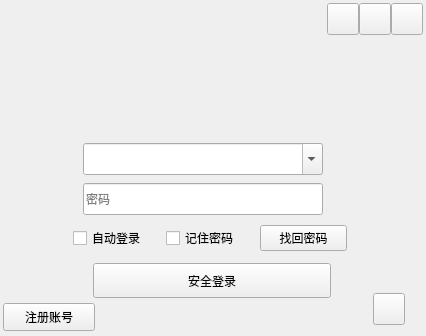
<?xml version="1.0" encoding="UTF-8"?>
<ui version="4.0">
 <class>MainWindow</class>
 <widget class="QWidget" name="MainWindow">
  <property name="geometry">
   <rect>
    <x>0</x>
    <y>0</y>
    <width>426</width>
    <height>336</height>
   </rect>
  </property>
  <property name="minimumSize">
   <size>
    <width>426</width>
    <height>336</height>
   </size>
  </property>
  <property name="maximumSize">
   <size>
    <width>426</width>
    <height>336</height>
   </size>
  </property>
  <property name="windowTitle">
   <string>Widget</string>
  </property>
  <widget class="QWidget" name="From" native="true">
   <property name="geometry">
    <rect>
     <x>3</x>
     <y>3</y>
     <width>420</width>
     <height>330</height>
    </rect>
   </property>
   <property name="minimumSize">
    <size>
     <width>420</width>
     <height>330</height>
    </size>
   </property>
   <property name="maximumSize">
    <size>
     <width>420</width>
     <height>330</height>
    </size>
   </property>
   <property name="styleSheet">
    <string notr="true"/>
   </property>
   <widget class="QLabel" name="topLabel">
    <property name="geometry">
     <rect>
      <x>0</x>
      <y>0</y>
      <width>431</width>
      <height>121</height>
     </rect>
    </property>
    <property name="text">
     <string/>
    </property>
    <property name="pixmap">
     <pixmap resource="images.qrc">:/images/gifLabel.gif</pixmap>
    </property>
   </widget>
   <widget class="QWidget" name="widget" native="true">
    <property name="geometry">
     <rect>
      <x>0</x>
      <y>0</y>
      <width>420</width>
      <height>32</height>
     </rect>
    </property>
    <property name="minimumSize">
     <size>
      <width>420</width>
      <height>32</height>
     </size>
    </property>
    <property name="maximumSize">
     <size>
      <width>420</width>
      <height>32</height>
     </size>
    </property>
    <layout class="QHBoxLayout" name="horizontalLayout">
     <property name="spacing">
      <number>0</number>
     </property>
     <property name="leftMargin">
      <number>0</number>
     </property>
     <property name="topMargin">
      <number>0</number>
     </property>
     <property name="rightMargin">
      <number>0</number>
     </property>
     <property name="bottomMargin">
      <number>0</number>
     </property>
     <item>
      <spacer name="horizontalSpacer">
       <property name="orientation">
        <enum>Qt::Horizontal</enum>
       </property>
       <property name="sizeHint" stdset="0">
        <size>
         <width>292</width>
         <height>20</height>
        </size>
       </property>
      </spacer>
     </item>
     <item>
      <widget class="QPushButton" name="settings">
       <property name="minimumSize">
        <size>
         <width>32</width>
         <height>32</height>
        </size>
       </property>
       <property name="maximumSize">
        <size>
         <width>32</width>
         <height>32</height>
        </size>
       </property>
       <property name="text">
        <string/>
       </property>
      </widget>
     </item>
     <item>
      <widget class="QPushButton" name="minimum">
       <property name="minimumSize">
        <size>
         <width>32</width>
         <height>32</height>
        </size>
       </property>
       <property name="maximumSize">
        <size>
         <width>32</width>
         <height>32</height>
        </size>
       </property>
       <property name="text">
        <string/>
       </property>
      </widget>
     </item>
     <item>
      <widget class="QPushButton" name="closeBtn">
       <property name="minimumSize">
        <size>
         <width>32</width>
         <height>32</height>
        </size>
       </property>
       <property name="maximumSize">
        <size>
         <width>32</width>
         <height>32</height>
        </size>
       </property>
       <property name="text">
        <string/>
       </property>
       <property name="iconSize">
        <size>
         <width>9</width>
         <height>9</height>
        </size>
       </property>
       <property name="shortcut">
        <string>Ctrl+Z, Ctrl+Z, Ctrl+Y</string>
       </property>
      </widget>
     </item>
    </layout>
   </widget>
   <widget class="QComboBox" name="account">
    <property name="geometry">
     <rect>
      <x>80</x>
      <y>140</y>
      <width>240</width>
      <height>32</height>
     </rect>
    </property>
    <property name="minimumSize">
     <size>
      <width>240</width>
      <height>32</height>
     </size>
    </property>
    <property name="maximumSize">
     <size>
      <width>240</width>
      <height>32</height>
     </size>
    </property>
    <property name="editable">
     <bool>true</bool>
    </property>
    <property name="placeholderText">
     <string>QQ号码/手机/邮箱</string>
    </property>
    <item>
     <property name="text">
      <string>1173012900</string>
     </property>
    </item>
    <item>
     <property name="text">
      <string>1259089959</string>
     </property>
    </item>
    <item>
     <property name="text">
      <string>13953435852</string>
     </property>
    </item>
   </widget>
   <widget class="QLineEdit" name="passwd">
    <property name="geometry">
     <rect>
      <x>80</x>
      <y>180</y>
      <width>240</width>
      <height>32</height>
     </rect>
    </property>
    <property name="minimumSize">
     <size>
      <width>240</width>
      <height>32</height>
     </size>
    </property>
    <property name="maximumSize">
     <size>
      <width>240</width>
      <height>32</height>
     </size>
    </property>
    <property name="echoMode">
     <enum>QLineEdit::Password</enum>
    </property>
    <property name="placeholderText">
     <string>密码</string>
    </property>
   </widget>
   <widget class="QWidget" name="layoutWidget">
    <property name="geometry">
     <rect>
      <x>70</x>
      <y>220</y>
      <width>274</width>
      <height>30</height>
     </rect>
    </property>
    <layout class="QHBoxLayout" name="horizontalLayout_2">
     <item>
      <widget class="QCheckBox" name="autoLogin">
       <property name="text">
        <string>自动登录</string>
       </property>
      </widget>
     </item>
     <item>
      <widget class="QCheckBox" name="savePasswd">
       <property name="text">
        <string>记住密码</string>
       </property>
      </widget>
     </item>
     <item>
      <widget class="QPushButton" name="findPasswd">
       <property name="text">
        <string>找回密码</string>
       </property>
      </widget>
     </item>
    </layout>
   </widget>
   <widget class="QPushButton" name="loginBtn">
    <property name="geometry">
     <rect>
      <x>90</x>
      <y>260</y>
      <width>238</width>
      <height>35</height>
     </rect>
    </property>
    <property name="minimumSize">
     <size>
      <width>238</width>
      <height>35</height>
     </size>
    </property>
    <property name="maximumSize">
     <size>
      <width>238</width>
      <height>35</height>
     </size>
    </property>
    <property name="styleSheet">
     <string notr="true"/>
    </property>
    <property name="text">
     <string>安全登录</string>
    </property>
   </widget>
   <widget class="QPushButton" name="registerAccount">
    <property name="geometry">
     <rect>
      <x>0</x>
      <y>300</y>
      <width>92</width>
      <height>28</height>
     </rect>
    </property>
    <property name="text">
     <string>注册账号</string>
    </property>
   </widget>
   <widget class="QPushButton" name="QRcodeBtn">
    <property name="geometry">
     <rect>
      <x>370</x>
      <y>290</y>
      <width>32</width>
      <height>32</height>
     </rect>
    </property>
    <property name="minimumSize">
     <size>
      <width>32</width>
      <height>32</height>
     </size>
    </property>
    <property name="maximumSize">
     <size>
      <width>32</width>
      <height>32</height>
     </size>
    </property>
    <property name="text">
     <string/>
    </property>
   </widget>
   <widget class="QLabel" name="touxiang">
    <property name="geometry">
     <rect>
      <x>170</x>
      <y>80</y>
      <width>68</width>
      <height>68</height>
     </rect>
    </property>
    <property name="minimumSize">
     <size>
      <width>68</width>
      <height>68</height>
     </size>
    </property>
    <property name="maximumSize">
     <size>
      <width>68</width>
      <height>68</height>
     </size>
    </property>
    <property name="text">
     <string/>
    </property>
    <property name="pixmap">
     <pixmap resource="images.qrc">:/images/dog.png</pixmap>
    </property>
    <property name="scaledContents">
     <bool>true</bool>
    </property>
   </widget>
  </widget>
 </widget>
 <resources>
  <include location="images.qrc"/>
 </resources>
 <connections/>
</ui>
